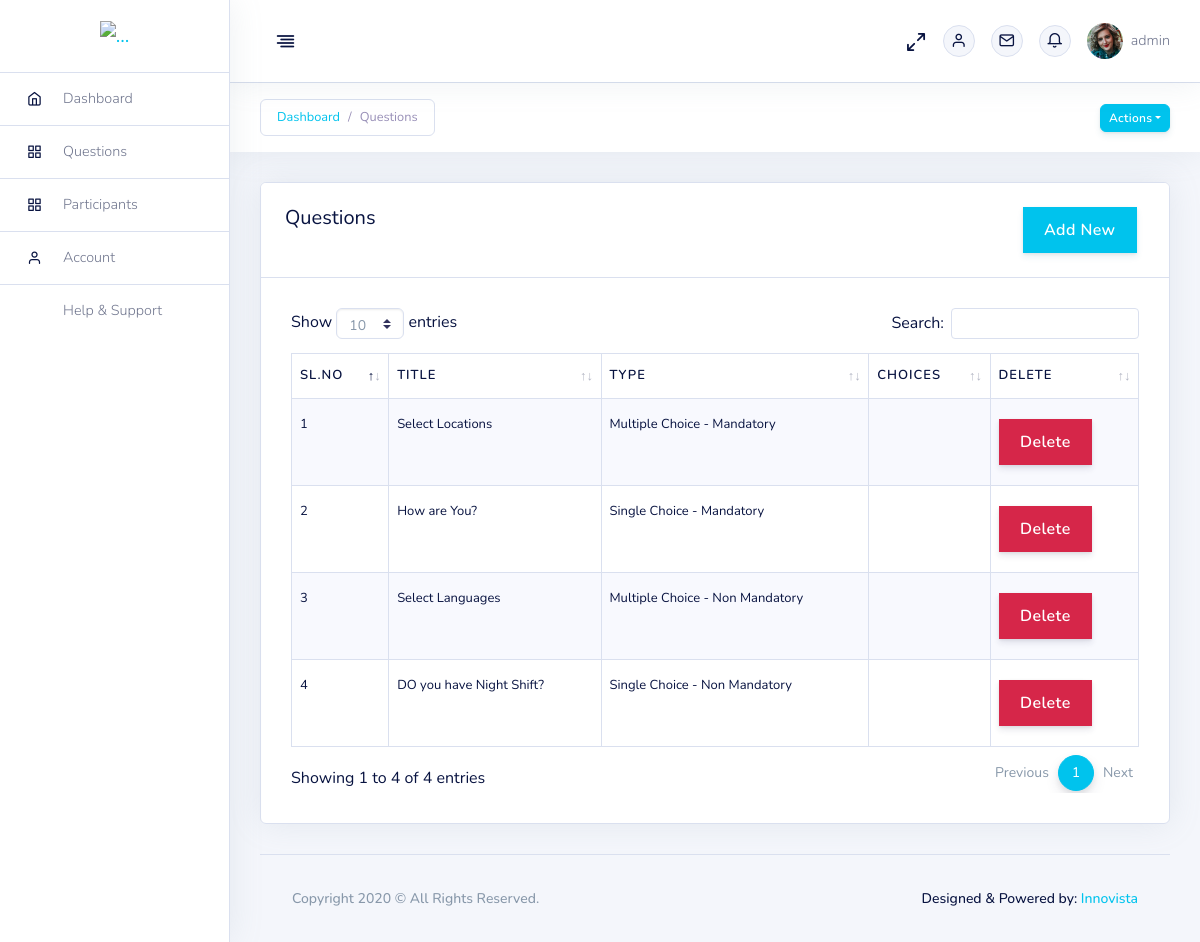
Page /master/questions/ (signed in) on the committed database.
### master/models.py (models this page shows, shortened)
class Question(models.Model):
    title = models.CharField(max_length=1000)
    is_multiple = models.BooleanField(default=False)
    is_mandatory = models.BooleanField(default=False)
    created_at = models.DateTimeField(auto_now_add=True)
    updated_at = models.DateTimeField(auto_now=True)

### master/views.py (the view, shortened to what this page needs)
# urls.py: path('questions/',views.questions),
@login_required(login_url="/master/login/")
def questions(request):
    msg = ''
    if request.method == 'POST' and 'deleteid' in request.POST:
        try:
            models.Question.objects.get(id=request.POST.get('deleteid')).delete()
            msg = "sucdlt"
        except:
            msg = "not_dlt"
    files = models.Question.objects.all()
    template = loader.get_template('master/files.html')
    return HttpResponse(template.render({'msg':msg,'files':files,'page':'files'},request))

### templates/master/files.html (shortened to what this page needs)
{% extends 'master/base.html' %}
{% load static %}
{% block datatablecss %}
	<link href="{% static 'assets/plugins/datatable/dataTables.bootstrap4.min.css' %}" rel="stylesheet" />
{% endblock %}
{% block content %}
<div class="page-header mt-0 shadow p-3">
								<ol class="breadcrumb mb-sm-0">
									<li class="breadcrumb-item"><a href="/master/dashboard/">Dashboard</a></li>
                                    <li class="breadcrumb-item active" aria-current="page">Questions</li>
								</ol>
								<div class="btn-group mb-0">
									<button type="button" class="btn btn-primary btn-sm dropdown-toggle" data-toggle="dropdown" aria-haspopup="true" aria-expanded="false">Actions</button>
								</div>
							</div>
									<div class="row">
								<div class="col-md-12">
									<div class="card shadow">
										<div class="card-header">
											<h2 style="float: left;" class="mb-0">Questions</h2>
                                             <a style="float: right;" href="#" class="btn btn-primary btn-square mt-1 mb-1" data-toggle="modal" data-target="#addcate">Add New</a>
										</div>
										<div class="card-body">
											<div class="table-responsive">
												<table id="example" class="table table-striped table-bordered w-100 text-nowrap">
													<thead>
                                                    <th class="wd-15p">Sl.No</th>
															<th class="wd-15p">Title</th>
															<th class="wd-15p">Type</th>
                                                            <th class="wd-15p">Choices</th>
                                                            <th class="wd-15p">Delete</th>
													</thead>
													<tbody>
                                                    {% for i in files %}
														<tr>
                                                        <td>{{ forloop.counter }}</td>
															<td>{{ i.title }}</td>
															<td>{% if i.is_multiple is True %}Multiple Choice{% else %}Single Choice{% endif%} -
																{% if i.is_mandatory is True %}Mandatory{% else %}Non Mandatory{% endif%}
															</td>
															<td>
															</td>
															<td><form method="post" id="dlt{{ i.id }}">{% csrf_token %}
                                                                <input type='button'  {% if i.downloads > 0 %} disabled {% endif %} class="btn btn-danger  btn-square mt-1 mb-1" value='Delete' onclick="alrt({{ i.id }})">
                                                                </form>
                                                            </td>
														</tr>
                                                    {% endfor %}
													</tbody>
												</table>
											</div>
										</div>
                                    </div></div></div>
{% endblock %}

### templates/master/base.html (shortened to what this page needs)
<!DOCTYPE html>
<html lang="en" dir="ltr">
{% load static %}
<head>
	<link href="{% static 'assets/css/icons.css' %}" rel="stylesheet">
	<link rel="stylesheet" href="{% static 'assets/plugins/bootstrap/css/bootstrap.min.css' %}">
	<link href="{% static 'assets/css/dashboard.css' %}" rel="stylesheet" type="text/css">
	<link href="{% static 'assets/plugins/tabs/style.css' %}" rel="stylesheet" type="text/css">
    <link href="{% static 'assets/plugins/jvectormap/jquery-jvectormap-2.0.2.css' %}" rel="stylesheet" />
	<link href="{% static 'assets/plugins/customscroll/jquery.mCustomScrollbar.css' %}" rel="stylesheet" />
	<link href="{% static 'assets/plugins/toggle-sidebar/css/sidemenu.css' %}" rel="stylesheet">
	<link href="{% static 'assets/plugins/sweet-alert/sweetalert.css' %}" rel="stylesheet" />
    <link rel="stylesheet" href="http://code.jquery.com/ui/1.8.18/themes/base/jquery-ui.css" type="text/css" media="all" />
    {% block datatablecss %}{% endblock %}
</head>
<body class="app sidebar-mini rtl" onload="sucdlt()">
	<div class="page">
		<div class="page-main">
			<aside class="app-sidebar ">
				<div class="sidebar-img">
					<a class="navbar-brand" href="/master/dashboard/"><img alt="..." class="navbar-brand-img main-logo" src="https://icon2.cleanpng.com/20180816/jae/kisspng-computer-icons-login-user-system-administrator-ima-editing-mafsyah-template-5b75843a7b1045.0356392015344282185041.jpg"> </a>
					<ul class="side-menu">
						<li class="slide {% if mainp == "dashboard" %}is-expanded{% endif %}">
							<a class="side-menu__item" data-toggle="slide" href="#"><i class="side-menu__icon fe fe-home"></i><span class="side-menu__label">Dashboard</span><i class="angle fa fa-angle-right"></i></a>
						</li>
						<li class="slide {% if page == "questions" %}is-expanded{% endif %}">
							<a class="side-menu__item" data-toggle="slide" href="#"><i class="side-menu__icon fe fe-grid"></i><span class="side-menu__label">Questions</span><i class="angle fa fa-angle-right"></i></a>
						</li>
                    <li class="slide {% if page == "parti" %}is-expanded{% endif %}">
							<a class="side-menu__item" data-toggle="slide" href="#"><i class="side-menu__icon fe fe-grid"></i><span class="side-menu__label">Participants</span><i class="angle fa fa-angle-right"></i></a>
						</li>
						<li class="slide">
							<a class="side-menu__item" data-toggle="slide" href="#"><i class="side-menu__icon fe fe-user"></i><span class="side-menu__label">Account</span><i class="angle fa fa-angle-right"></i></a>
						</li>
						<li>
							<a class="side-menu__item" href=""><i class="side-menu__icon fa fa-question-circle"></i><span class="side-menu__label">Help & Support</span></a>
						</li>
					</ul>
				</div>
			</aside>
			<div class="app-content ">
				<div class="side-app">
					<div class="main-content">
						<nav class="navbar navbar-top  navbar-expand-md navbar-dark" id="navbar-main">
							<div class="container-fluid">
								<a aria-label="Hide Sidebar" class="app-sidebar__toggle" data-toggle="sidebar" href="#"></a>
								<ul class="navbar-nav align-items-center ">
									<li class="nav-item d-none d-md-flex">
										<div class="dropdown d-none d-md-flex mt-2 ">
											<a class="nav-link full-screen-link pl-0 pr-0"><i class="fe fe-maximize-2 floating " id="fullscreen-button"></i></a>
										</div>
									</li>
									<li class="nav-item dropdown d-none d-md-flex">
										<a aria-expanded="false" aria-haspopup="true" class="nav-link pr-0" data-toggle="dropdown" href="#" role="button">
										<div class="media align-items-center">
											<i class="fe fe-user "></i>
										</div></a>
									</li>
									<li class="nav-item dropdown d-none d-md-flex">
										<a aria-expanded="false" aria-haspopup="true" class="nav-link pr-0" data-toggle="dropdown" href="#" role="button">
										<div class="media align-items-center">
											<i class="fe fe-mail "></i>
										</div></a>
									</li>
									<li class="nav-item dropdown d-none d-md-flex">
										<a aria-expanded="false" aria-haspopup="true" class="nav-link pr-0" data-toggle="dropdown" href="#" role="button">
										<div class="media align-items-center">
											<i class="fe fe-bell f-30 "></i>
										</div></a>
									</li>
									<li class="nav-item dropdown">
										<a aria-expanded="false" aria-haspopup="true" class="nav-link pr-md-0" data-toggle="dropdown" href="#" role="button">
										<div class="media align-items-center">
											<span class="avatar avatar-sm rounded-circle"><img alt="Image placeholder" src="{% static 'assets/img/faces/female/32.jpg' %}"></span>
											<div class="media-body ml-2 d-none d-lg-block">
												<span class="mb-0 ">{{ request.user }}</span>
											</div>
										</div></a>
									</li>
								</ul>
							</div>
						</nav>
						<div class="container-fluid pt-8">
                            {% block content %}{% endblock %}
							<footer class="footer">
								<div class="row align-items-center justify-content-xl-between">
									<div class="col-xl-6">
										<div class="copyright text-center text-xl-left text-muted">
											<p class="text-sm font-weight-500">Copyright {% now "Y" %} © All Rights Reserved.</p>
										</div>
									</div>
									<div class="col-xl-6">
										<p class="float-right text-sm font-weight-500">Designed &amp; Powered by: <a href="#">Innovista</a></p>
									</div>
								</div>
							</footer>
						</div>
					</div>
				</div>
			</div>
		</div>
	</div>
</body>
</html>

### rows in the picture
Question: title "Select Locations", is_multiple "Multiple Choice", is_mandatory "Mandatory"
Question: title "How are You?", is_multiple "Single Choice", is_mandatory "Mandatory"
Question: title "Select Languages", is_multiple "Multiple Choice", is_mandatory "Non Mandatory"
Question: title "DO you have Night Shift?", is_multiple "Single Choice", is_mandatory "Non Mandatory"

### other values in the picture
{{ request.user }} "admin"
